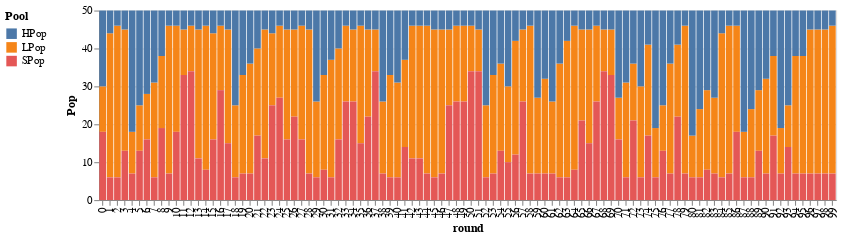
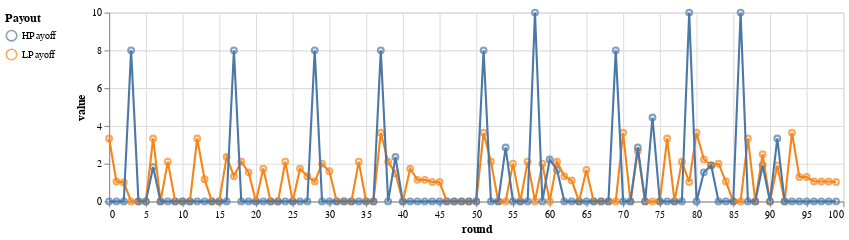
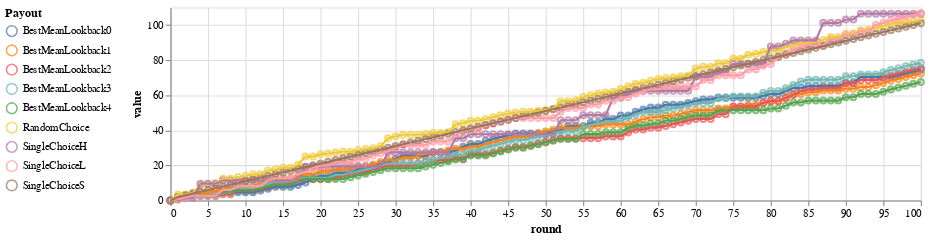
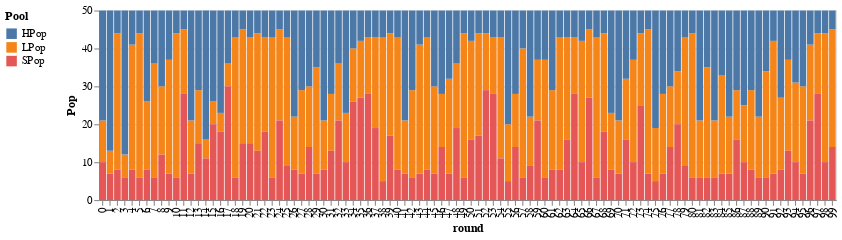

The notebook cell these images were saved under, in order:
### Code cell
y = 0
for x in fiveSimsPlain:
    display(Markdown(f"# {str(y)}"))
    agentfuncs.graphPopsAndPayouts(x)
    agentfuncs.plotStrategyWealthOverTime(x)
    display(pd.DataFrame(agentfuncs.getScoresForStrats(x)))
    agentfuncs.getScoresForStrats(x)
    y += 1

### Figure 1 — Vega-Lite specification as saved in the notebook (floating-point values rounded to 4 significant figures; data arrays with more than 128 entries replaced by an {"elided": "..."} marker saying what was removed)
{"$schema": "https://vega.github.io/schema/vega-lite/v2.4.1.json", "config": {"view": {"height": 300, "width": 400}}, "data": {"values": {"elided": "300 records"}}, "encoding": {"color": {"field": "variable", "legend": {"orient": "left", "title": "Pool"}, "type": "nominal"}, "x": {"field": "round", "type": "ordinal"}, "y": {"field": "value", "title": "Pop", "type": "quantitative"}}, "height": 180, "mark": "bar", "width": 700}

### Figure 2 — Vega-Lite specification as saved in the notebook (floating-point values rounded to 4 significant figures; data arrays with more than 128 entries replaced by an {"elided": "..."} marker saying what was removed)
{"$schema": "https://vega.github.io/schema/vega-lite/v2.4.1.json", "config": {"view": {"height": 300, "width": 400}}, "data": {"values": {"elided": "200 records"}}, "encoding": {"color": {"field": "variable", "legend": {"orient": "left", "title": "Payout"}, "type": "nominal"}, "x": {"field": "round", "type": "quantitative"}, "y": {"field": "value", "type": "quantitative"}}, "height": 180, "layer": [{"mark": "point"}, {"mark": "line"}], "width": 700}

### Figure 3 — Vega-Lite specification as saved in the notebook (floating-point values rounded to 4 significant figures; data arrays with more than 128 entries replaced by an {"elided": "..."} marker saying what was removed)
{"$schema": "https://vega.github.io/schema/vega-lite/v2.4.1.json", "config": {"view": {"height": 300, "width": 400}}, "data": {"values": {"elided": "909 records"}}, "encoding": {"color": {"field": "Strategy", "legend": {"orient": "left", "title": "Payout"}, "type": "nominal"}, "x": {"field": "round", "type": "quantitative"}, "y": {"field": "value", "type": "quantitative"}}, "height": 180, "layer": [{"mark": "point"}, {"mark": "line"}], "width": 700}

### Figure 4 — Vega-Lite specification as saved in the notebook (floating-point values rounded to 4 significant figures; data arrays with more than 128 entries replaced by an {"elided": "..."} marker saying what was removed)
{"$schema": "https://vega.github.io/schema/vega-lite/v2.4.1.json", "config": {"view": {"height": 300, "width": 400}}, "data": {"values": {"elided": "300 records"}}, "encoding": {"color": {"field": "variable", "legend": {"orient": "left", "title": "Pool"}, "type": "nominal"}, "x": {"field": "round", "type": "ordinal"}, "y": {"field": "value", "title": "Pop", "type": "quantitative"}}, "height": 180, "mark": "bar", "width": 700}
